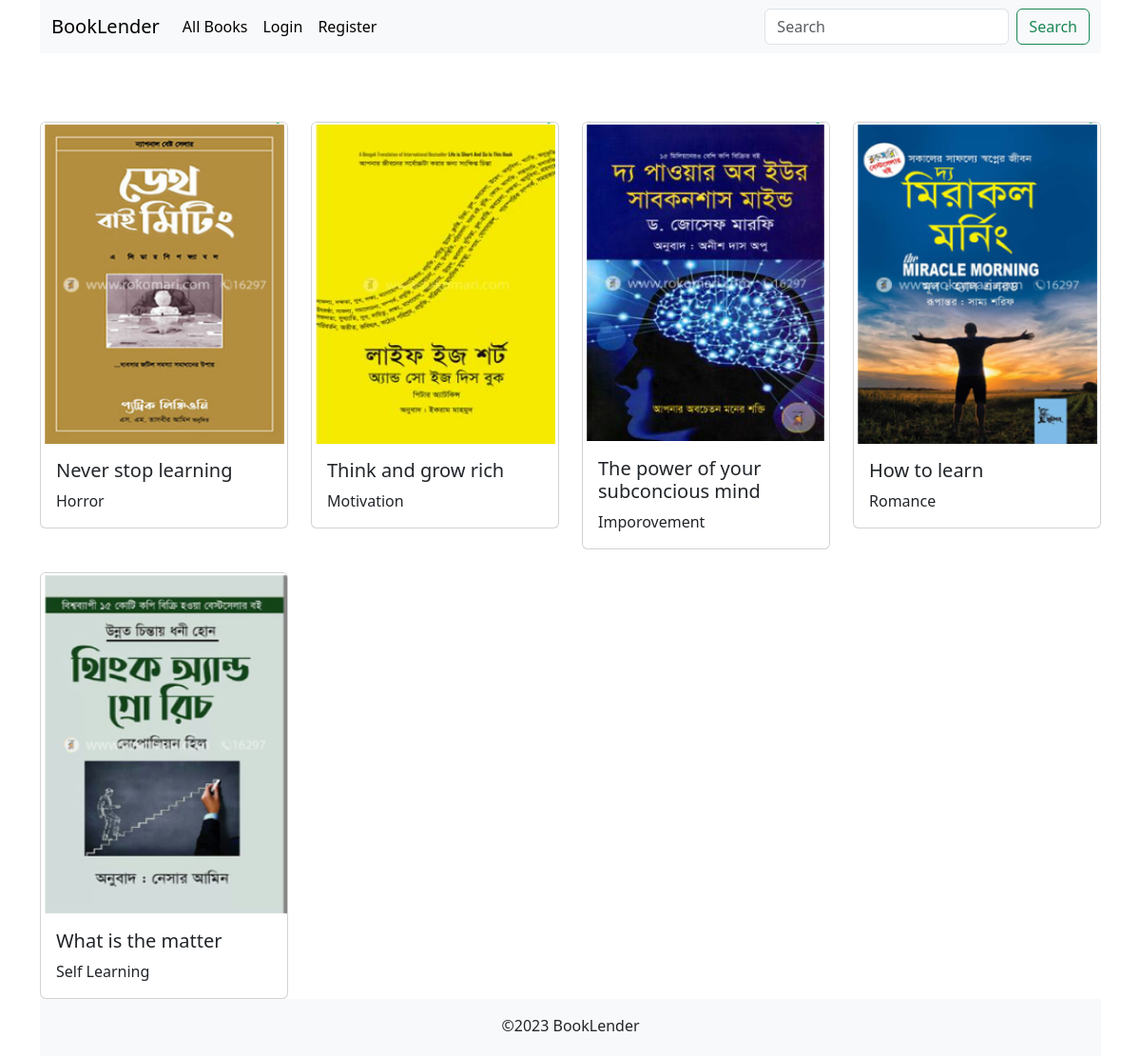
The page / on the database its author committed.
### book/models.py (models this page shows, shortened)
class Book(models.Model):
    title = models.CharField(max_length=200)
    author = models.CharField(max_length=100)
    image = models.ImageField(upload_to='book_images')
    isbn = models.CharField(max_length=100)
    publication_date = models.DateTimeField(auto_now_add=True)
    genre = models.CharField(max_length=100)
    book_no = models.IntegerField()
    is_available = models.BooleanField(default=True)

### book/views.py (the view)
# urls.py: 2. Add a URL to urlpatterns:  path('', views.home, name='home')
def home(request):
    query = request.GET.get('search')
    if query:
        books = Book.objects.filter(title__icontains = query)
    else:
        books = Book.objects.all()
    context = {'books': books}
    return render(request, 'books.html', context)

### book/templates/books.html (shortened to what this page needs)
{% extends 'base.html' %}
{% block body %}
{% if books %}
<div class="row row-cols-1 row-cols-md-4 g-4 mt-5">
  {% for book in books %}
  <div class="col">
    <div class="card">
      <img src="{{ book.image.url }}" class="card-img-top" alt="{{ book.title }}" />
      <div class="card-body">
        <h5 class="card-title">{{ book.title }}</h5>
        <p class="card-text">{{ book.genre }}</p>
      </div>
    </div>
  </div>
  {% endfor %}
</div>
{% else %}
<h4 class="mt-5">Don't find anything what you have search, please try again or go to <a href="{% url 'home' %}">Home Page</a></h4>
{% endif %}
{% endblock body %}

### rows shown on the page
Book: image (picture), title "Never stop learning", genre "Horror"
Book: image (picture), title "Think and grow rich", genre "Motivation"
Book: image (picture), title "The power of your subconcious mind", genre "Imporovement"
Book: image (picture), title "How to learn", genre "Romance"
Book: image (picture), title "What is the matter", genre "Self Learning"
